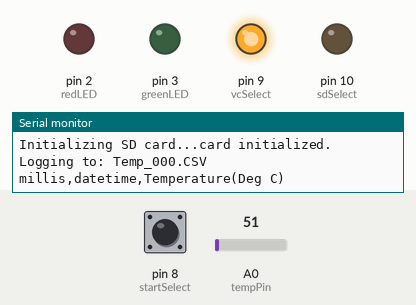
This sketch was run on a simulated Arduino Uno, built with avr-gcc and run on an emulated ATmega328P. Shown: output pins drawn as LEDs (lit = HIGH), the last lines printed to the serial monitor. Dashed ring = blinking. The test bench sets the inputs (shaded band); at power-on: pin 8 (startSelect) LOW, A0 (tempPin) = 51. The local clock reads 2024-03-15 10:24:30 at power-on unless the sketch sets it; storage starts empty.

Above: at 1.2 s.
1.3 s: pin 8 (startSelect) pulled HIGH for 1 s
At 3.8 s:
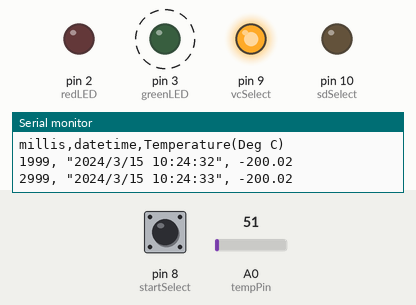
4.5 s: pin 8 (startSelect) pulled HIGH for 3.2 s
At 8.8 s:
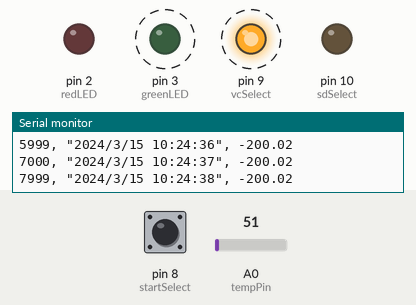
Timing chart, 0 to 10.3 s (numbered marks = the images above; inputs shaded):
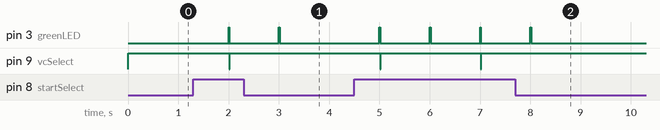

The sketch:

volumecontrolandtemplogger.ino
```cpp
/*****************************************************************************************************************
Author:       Jacobus Van Eeden
Date:         July 2017 -> xxxxxx 2017
File name:    volumecontrolandtemplogger.ino

Description:
The purpose of this program is to set-up a test device that will log temperature measurements of audio power
amplifiers at predictable intervals and while controlling the attenuation of the audio signal being fed to the
amplifier. The basic logic of the system was inspired by the Arduino Temperature and Light Logger tutorial
mostly the SD card interactions, the thermocouple interfacing and attenuator circuit interfacing was done by me.
Schematics should eventually be included in the GIT repository. The systems uses a Arduino Uno, the SD Card shield
a AD8495 Type K thermocouple sensor and a LM1971 Overture™ Audio Attenuator. The intervals are currently set more
for testing than for operation but can easily be changed.
******************************************************************************************************************/

//Includes
#include <SPI.h>
#include <SD.h>
#include <Wire.h>
#include "RTClib.h"

// Global Variables
///////////////////
uint32_t saveSync_time = 0;                               // time of last sync()
uint32_t volUpdated_time = 0;                             // time of last volume update

// Defines & Constants
//////////////////////
#define SERIAL_PRINT 1                                    // echo data to serial port

static const int redLED = 2;                              // RED UNO LED
static const int greenLED = 3;                            // GREEN UNO LED
static const int aquirePeriod = 1000;							        // Time in milliseconds between acquires (also affects logging)
static const int savePeriod = 10000;							        // Time in milliseconds between saves (should be greater than aquirePeriod, larger values result in faster operation)
static const int volumePeriod = 1000;                     // Time in milliseconds between volume updates
static const int tempPin = 0;                             // Sets analog channel from which to measure AD8495 breakout board from
static const float thermocouple_voltage = 1.25;           // Constant for the AD8495 equation
static const float thermocouple_divider = 0.005;          // Constant for the AD8495 equation
static const float ADCRes = 0.0049;                       // Resolution of Ardunio ADC 4.9mV per 1 ADC Count

volatile int volume = 0;                                  // "COUNTER" to keep track of the byte for the lm1971 attenuation setting

static const int LM1971_Byte_0 = 0;     // Sets Byte 0 to always be 0 since the LM1971m is a mono device and does not need channel select
static const int LM1971_Byte_1[] =	{
	63, 44, 43, 42, 41, 40, 39, 38, 37, 36, 35, 34, 33, 32, 31, 30, 29, 28, 27, 26, 25, 24, 23,
	22, 21, 20, 19, 18, 17, 16, 15, 14, 13, 12, 11, 10, 9, 8, 7, 6, 5, 4, 3, 2, 1, 0
}; // 63 is mute, rest of the values are equivalent to attenuation in dB

SPISettings VCSettings(500000, MSBFIRST, SPI_MODE1);      // Sets Volume Controllers SPI settings to a SPI Settings object 500kHz, MSB First and Mode 1.
RTC_PCF8523 RTC; 													                // Data Logger Shield Real Time Clock Object

static const int sdSelect = 10; 											    // SD Card Select Pin (Set by shield but can be changed if so required refer to data sheets UNO DIGITAL #10)
static const int vcSelect = 9; 												    // Volume Controller Select Pin (UNO DIGITAL #9)
static const int startSelect = 8;                         // Digital I/O pin used for the enable switch.

File TempLogFile;														              // File object for the log file

//////////////////////////////////////////////////////////////////////////////////////////////////
// FUNCTIONS
//////////////////////////////////////////////////////////////////////////////////////////////////

// Error function sets the RED LED high and hangs if the SD doesnt initialize, it also prints to serial if enabled.
void error(char *str)
{
#if SERIAL_PRINT
	Serial.print("error: ");
	Serial.println(str);
#endif

	// red LED indicates error
	digitalWrite(redLED, HIGH);

	while(1);
}

//////////////////////////////////////////////////////////////////////////////////////////////////
// SETUP LOOP
//////////////////////////////////////////////////////////////////////////////////////////////////
void setup(void)
{
	Serial.begin(9600);
	Serial.println();

	// Pin Mode selections
	pinMode(redLED, OUTPUT);                 // Status LED
	pinMode(greenLED, OUTPUT);               // Status LED
	pinMode(startSelect, INPUT);                // Start input pin setup
	pinMode(sdSelect, OUTPUT);                  // Sets sdSelect pin as an output (SD Card)
	pinMode(vcSelect, OUTPUT);                  // sets vcSelect pin as an output (Volume Controller)

	digitalWrite(vcSelect, HIGH);
	// initialize the SD card
	Serial.print("Initializing SD card...");

	// see if the card is present and can be initialized:
	if (!SD.begin(sdSelect)) {
		error("Card failed, or not present");
	}
	Serial.println("card initialized.");

	// Creates a new file name, highest file number is 999
	char filename[] = "Temp_000.CSV";
	for (uint8_t i = 0; i < 1000; i++) {
		filename[5] = i/100 + '0';
		filename[6] = i/10 + '0';
		filename[7] = i%10 + '0';
		// if checks to see if the file exists, if it does it runs through another for iteration, if not file is created and it exits.
		if (! SD.exists(filename)) {
			// only open a new file if it doesn't exist
			TempLogFile = SD.open(filename, FILE_WRITE);
			break;  // leave the loop!
		}
	}

  // Fails if the file could not be created
	if (! TempLogFile) {
		error("couldnt create file");
	}

	Serial.print("Logging to: ");
	Serial.println(filename);

	// connect to RTC
	Wire.begin();
	if (!RTC.begin()) {
		TempLogFile.println("RTC failed");
#if SERIAL_PRINT
		Serial.println("RTC failed");
#endif  //SERIAL_PRINT
	}


	SPI.begin();  // Initiallizes the spi controlls.

  // Sets the column headers for the log file
	TempLogFile.println("millis,datetime,Temperature(Deg C)");
#if SERIAL_PRINT
	Serial.println("millis,datetime,Temperature(Deg C)");
#endif //SERIAL_PRINT

}

//////////////////////////////////////////////////////////////////////////////////////////////////
// MAIN LOOP
//////////////////////////////////////////////////////////////////////////////////////////////////

void loop(void)
{

  // Start/Stop switch check
	if(digitalRead(startSelect))
	{
		DateTime now;

		// delay for the amount of time we want between readings
		delay((aquirePeriod -1) - (millis() % aquirePeriod));

		digitalWrite(greenLED, HIGH);

		// log milliseconds since starting
		uint32_t m = millis();
		TempLogFile.print(m);           // milliseconds since start
		TempLogFile.print(", ");
#if SERIAL_PRINT
		Serial.print(m);         // milliseconds since start
		Serial.print(", ");
#endif

		// fetch the time
		now = RTC.now();
		// log date and time
		TempLogFile.print('"');
		TempLogFile.print(now.year(), DEC);
		TempLogFile.print("/");
		TempLogFile.print(now.month(), DEC);
		TempLogFile.print("/");
		TempLogFile.print(now.day(), DEC);
		TempLogFile.print(" ");
		TempLogFile.print(now.hour(), DEC);
		TempLogFile.print(":");
		TempLogFile.print(now.minute(), DEC);
		TempLogFile.print(":");
		TempLogFile.print(now.second(), DEC);
		TempLogFile.print('"');
#if SERIAL_PRINT
		Serial.print('"');
		Serial.print(now.year(), DEC);
		Serial.print("/");
		Serial.print(now.month(), DEC);
		Serial.print("/");
		Serial.print(now.day(), DEC);
		Serial.print(" ");
		Serial.print(now.hour(), DEC);
		Serial.print(":");
		Serial.print(now.minute(), DEC);
		Serial.print(":");
		Serial.print(now.second(), DEC);
		Serial.print('"');
#endif //SERIAL_PRINT

		// Reads the AD8495 output pin then converts it to a temperature in celcius
		int tempReading = analogRead(tempPin);
    delay(10);  // just waits a bit
    // Converts ADC reading to a voltage V = ADC_Val * 0.0049
		float tempReadingAdjusted = tempReading * ADCRes;
    // AD8495 thermocouple breakout equation. T = (Vout - 1.25)/5mV
		float temperatureC = (tempReadingAdjusted - thermocouple_voltage)/thermocouple_divider;

		TempLogFile.print(", ");
		TempLogFile.print(temperatureC);
#if SERIAL_PRINT
		Serial.print(", ");
		Serial.print(temperatureC);
#endif //SERIAL_PRINT

		TempLogFile.println();
#if SERIAL_PRINT
		Serial.println();
#endif // SERIAL_PRINT

		digitalWrite(greenLED, LOW);

    // If determines if enough time has passed to change the attenuation level of the LM1971m.
		if ((millis() - volUpdated_time) > volumePeriod)
		{
			volUpdated_time = millis();
			SPI.beginTransaction(VCSettings);                           // Loads SPI settings for the LM1971
			digitalWrite(vcSelect, LOW);                                // LM1971 chip select
			SPI.transfer(LM1971_Byte_0);                                // Sends the all 0 first byte
			SPI.transfer(LM1971_Byte_1[volume]);                        // Sents the second byte that dictates the attenuation level, simply uses incremental counter to change values.
			delay(10);                                                  // just make sure everything is sent fine.
			digitalWrite(vcSelect, HIGH);                               // Deselect the LM1971
			SPI.endTransaction();                                       // finish the SPI session
			if(volume++ > 45)                                           // resets volume if greater than 45 otherwise just increments it
			  volume = 0;
		}

		// Now we write data to disk! Don't sync too often - requires 2048 bytes of I/O to SD card
		// which uses a bunch of power and takes time.
		if ((millis() - saveSync_time) > savePeriod)
		{
			saveSync_time = millis();
			// blink LED to show we are syncing data to the card & updating FAT!
			digitalWrite(redLED, HIGH);
			TempLogFile.flush();
			digitalWrite(redLED, LOW);
		}

	}
}
```

Measured:
- after the input at 1.3 s, pin 3 (greenLED): alternates HIGH for 0.02 s and LOW for 0.98 s, starting after 0.70 s; pin 9 (vcSelect): HIGH → LOW after 0.72 s, → HIGH 0.01 s later
- after the input at 4.5 s, pin 3 (greenLED): alternates HIGH for 0.02 s and LOW for 0.98 s, 8 changes in all, then stays LOW, starting after 0.50 s; pin 9 (vcSelect): alternates HIGH for 2.0 s and LOW for 0.01 s, 4 changes in all, then stays HIGH, starting after 0.52 s
